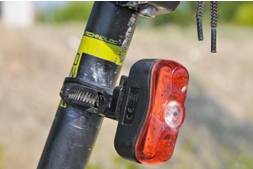
#> input picture image.png, 253 x 169 px
$ jupyter execute Introduction.ipynb
#> lines starting #> are read from the running program, lines starting #| are printed output that depends on the picture
[cell 1]
import cv2
import matplotlib.pyplot as plt

img = cv2.imread("image.png")
#> img is the input picture: shape (169, 253, 3); mean B, G, R 123, 142.5, 156.9
print(img.shape)   # (yükseklik, genişlik, 3) → 3 kanal varsa renkli
#| (169, 253, 3)
print(img.dtype)   # uint8 → 8 bit, değerler 0–255
#| uint8


plt.subplot(1,2,1)
plt.imshow(cv2.cvtColor(img, cv2.COLOR_BGR2RGB))
plt.title("RGB sırası")

plt.subplot(1,2,2)
plt.imshow(img)
plt.title("BGR sırası")
plt.show()
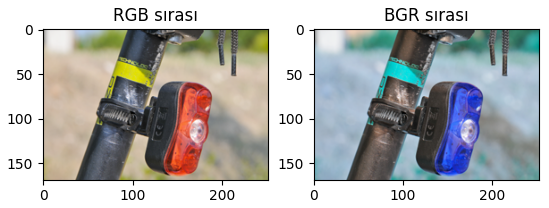
#> figure drawn by matplotlib, 2 panels; B, G, R data is drawn as R, G, B

# cv2 kütüphanesi renkleri BGR şeklinde "img = cv2.cvtColor(img, cv2.COLOR_BGR2RGB)"
# şeklinde düzeltip RGB yapmazsak renkler yanlış çıkar
